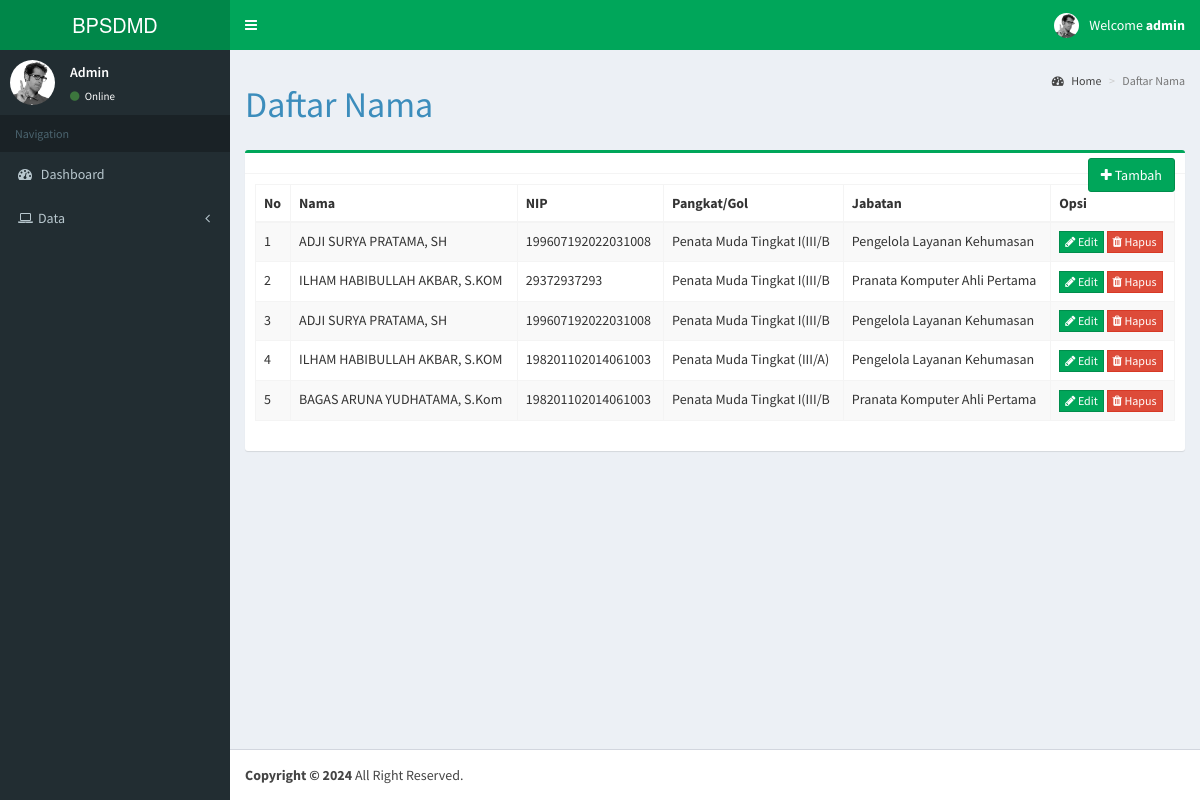
The page /daftar_nama.php (signed in) on the database as committed earlier.
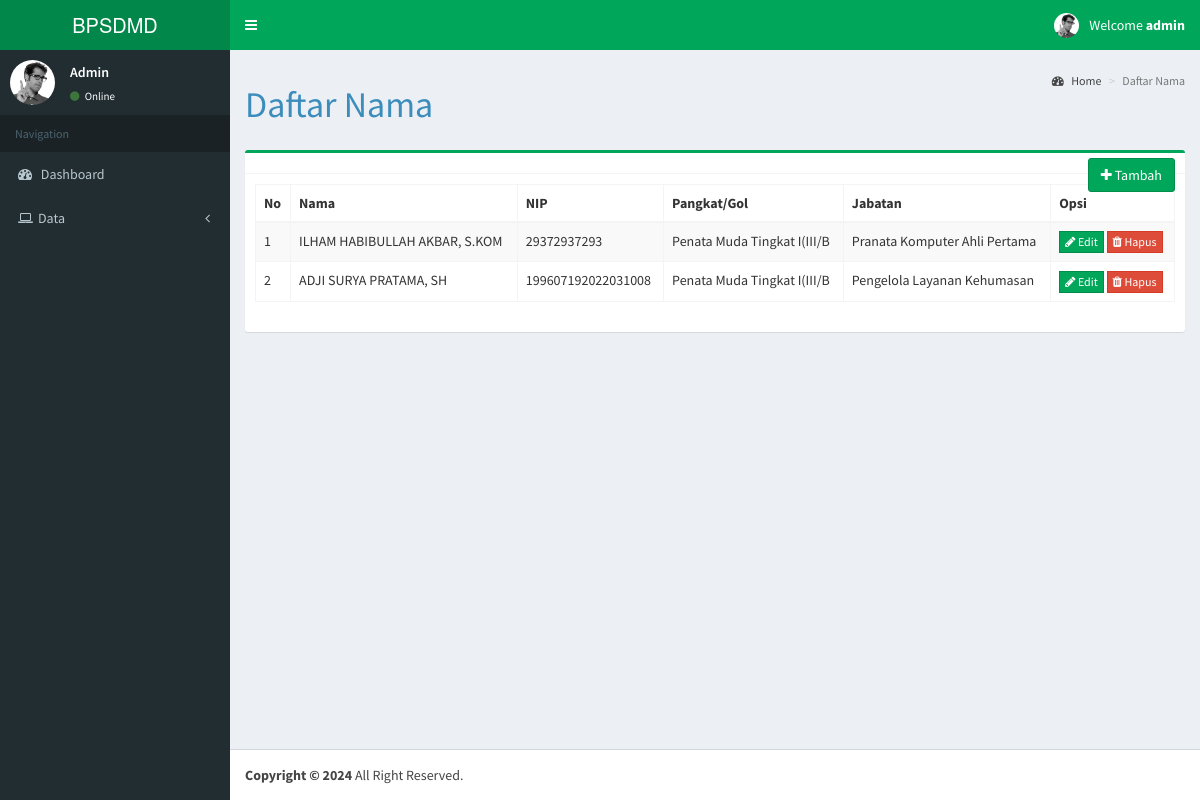
The same page on the database as committed later.
### tables this page shows
CREATE TABLE `daftar_nama` (
  `id_nama` int(11) NOT NULL,
  `nama` varchar(255) NOT NULL,
  `NIP` varchar(255) NOT NULL,
  `pangkat` varchar(255) NOT NULL,
  `jabatan` varchar(255) NOT NULL
);

### daftar_nama.php (the view, shortened to what this page needs)
<?php
include 'template/header_admin.php';
include 'koneksidb.php';
?>
<head>
<link href="https://cdn.jsdelivr.net/npm/select2@4.1.0-rc.0/dist/css/select2.min.css" rel="stylesheet" />
</head>
<div class="content-wrapper">
<section class="content-header">
  <h1>Daftar Nama
  </h1>
  <ol class="breadcrumb">
  <li><a href="index.php"><i class="fa fa-dashboard"></i> Home</a></li>
  <li class="active">Daftar Nama</li>
  </ol>
</section>
<section class="content">
  <div class="row">
    <div class="col-sm-12">
      <div class="box box-success">
        <div class="box-header with-border">
          <div class="box-tools pull-left">
            <a href="#" class="btn btn-success" data-toggle="modal" data-target="#tambahproduk"><i class="fa fa-plus"></i> Tambah</a>
          </div>
        </div>
        <div class="box-body">
          <div class="table-responsive22">
            <table id="datatable" class="table table-bordered table-striped">
              <thead>
                <tr>
                  <th>No</th>
                  <th>Nama</th>
                  <th>NIP</th>
                  <th>Pangkat/Gol</th>
                  <th>Jabatan</th>
                  <th>Opsi</th>
                </tr>
              </thead>
              <tbody>
                  <?php
                  $no = 1;
                    $queryview = mysqli_query($koneksi, "SELECT * FROM daftar_nama");
                    while ($row = mysqli_fetch_assoc($queryview)) {
                  ?>
                  <tr>
                    <td><?php echo $no++; ?></td>
                    <td><?php echo $row['nama'];?></td>
                    <td><?php echo $row['NIP'];?></td>
                    <td><?php echo $row['pangkat'];?></td>
                    <td><?php echo $row['jabatan'];?></td>
                    <td>
                      <a href="#" class="btn btn-success btn-flat btn-xs" data-toggle="modal" data-target="#updateproduk<?php echo $no; ?>"><i class="fa fa-pencil"></i> Edit</a>
                      <a href="#" class="btn btn-danger btn-flat btn-xs" data-toggle="modal" data-target="#deleteproduk<?php echo $no; ?>"><i class="fa fa-trash"></i> Hapus</a>
                          </div>
                        </div>
                      </div>
                    </td>
                  </tr>
                  <?php
                    }
                  ?>
          </div>
<?php include 'template/footer.php'; ?>

### template/header_admin.php (shortened to what this page needs)
<?php
$sess = $_SESSION['user_role'];
?>
<!DOCTYPE html>
<html>
  <head>
    <link rel="stylesheet" href="aset/bootstrap/css/bootstrap.min.css">
    <link rel="stylesheet" href="https://maxcdn.bootstrapcdn.com/font-awesome/4.4.0/css/font-awesome.min.css">
    <link rel="stylesheet" href="https://code.ionicframework.com/ionicons/2.0.1/css/ionicons.min.css">
    <link rel="stylesheet" href="aset/plugins/jvectormap/jquery-jvectormap-1.2.2.css">
    <link rel="stylesheet" href="aset/dist/css/AdminLTE.min.css">
    <link rel="stylesheet" href="aset/dist/css/skins/_all-skins.min.css">
  </head>
  <body class="hold-transition skin-green sidebar-mini">
    <div class="wrapper">
      <header class="main-header">
        <a href="index.php" class="logo">
          <span class="logo-lg">BPSDMD</span>
        </a>
        <nav class="navbar navbar-static-top" role="navigation">
          <a href="#" class="sidebar-toggle" data-toggle="offcanvas" role="button">
          </a>
          <div class="navbar-custom-menu">
            <ul class="nav navbar-nav">
              <li class="dropdown user user-menu">
                <a href="#" class="dropdown-toggle" data-toggle="dropdown">
                  <img src="aset/img/cowok.jpg" class="user-image" alt="User Image">
                  <span class="hidden-xs">Welcome <b><?php echo $_SESSION['username']?></b></span>
                </a>
              </li>
            </ul>
          </div>
        </nav>
      </header>
      <aside class="main-sidebar">
        <section class="sidebar">
          <div class="user-panel">
            <div class="pull-left image">
              <img src="aset/img/cowok.jpg" class="img-circle" alt="User Image">
            </div>
            <div class="pull-left info">
              <p>
                <?php
                  echo $_SESSION['nama'];
                ?>
              </p>
              <a href="#"><i class="fa fa-circle text-success"></i> Online</a>
            </div>
          </div>
          <ul class="sidebar-menu">
            <li class="header">Navigation</li>
            <li><a href="index.php"><i class="fa fa-dashboard"></i> <span>Dashboard</span></a></li>
                <?php
                if($sess == "admin" || $sess == "user"){
                  echo "<li class='treeview'>";
                  echo "<a href='#'>";
                  echo "<i class='fa fa-laptop'></i><span>Data</span><i class='fa fa-angle-left pull-right'></i></a>";
                  echo "<li class='treeview'>";
                  echo "<a href='#'>";
                }
                ?>
            </li>
          </ul>
        </section>
      </aside>

### template/footer.php (shortened to what this page needs)
        <footer class="main-footer">
        <strong>Copyright &copy; 2024</strong> All Right Reserved.
      </footer>
  </body>
</html>

Rows that differ between the two databases and show on the page:
removed daftar_nama: nama "ADJI SURYA PRATAMA, SH", NIP "199607192022031008", pangkat "Penata Muda Tingkat I(III/B", jabatan "Pengelola Layanan Kehumasan"
removed daftar_nama: nama "ILHAM HABIBULLAH AKBAR, S.KOM", NIP "198201102014061003", pangkat "Penata Muda Tingkat (III/A)", jabatan "Pengelola Layanan Kehumasan"
removed daftar_nama: nama "BAGAS ARUNA YUDHATAMA, S.Kom", NIP "198201102014061003", pangkat "Penata Muda Tingkat I(III/B", jabatan "Pranata Komputer Ahli Pertama"
